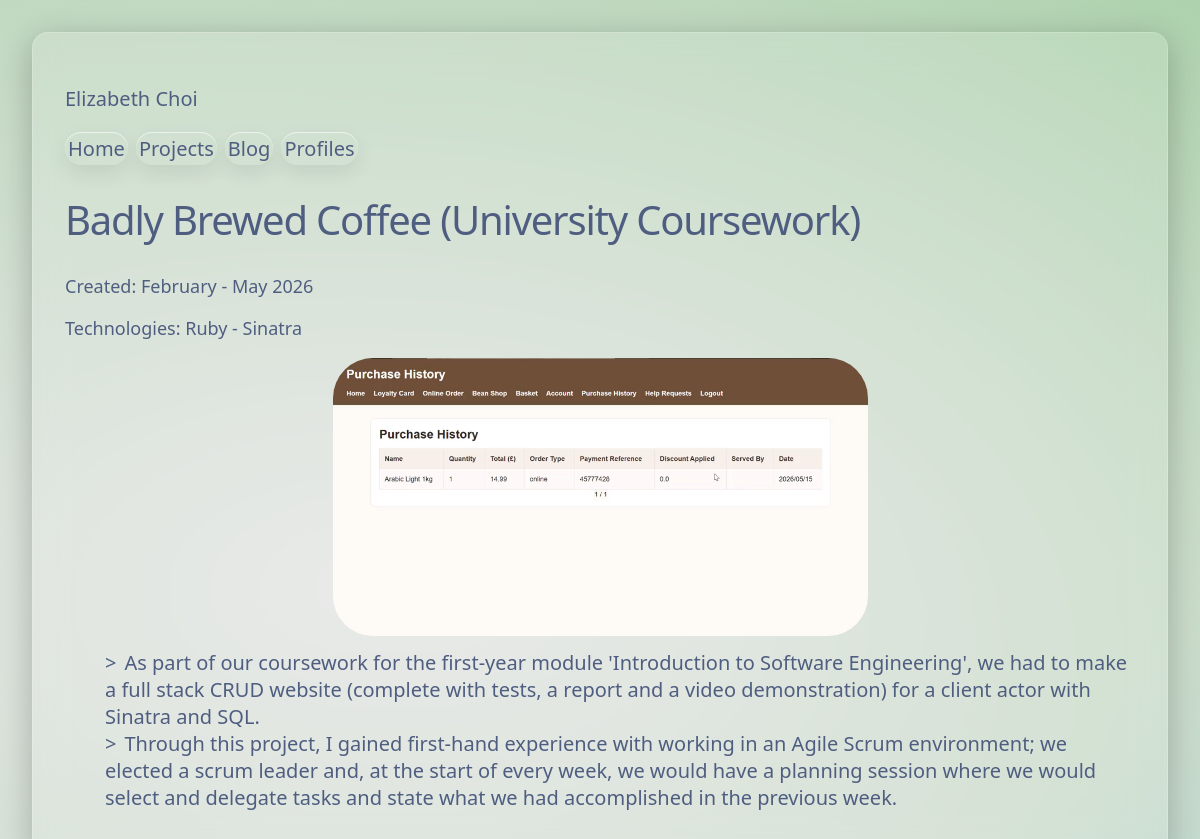
/projects/3, run on the app's committed database.
### tables this page shows
CREATE TABLE projects (
    id INTEGER PRIMARY KEY AUTOINCREMENT, 
    title TEXT NOT NULL,
    created TEXT,
    technologies TEXT,
    img_path TEXT, 
    github TEXT,
    award TEXT,
    content TEXT NOT NULL, 
    completed BOOLEAN NOT NULL,
    archived BOOLEAN NOT NULL 
);

### portfolio/projects.py (the view)
@bp.route('/<int:index>', methods=['GET'])
def project(index):
    entry = get_db().execute(
        'SELECT title, created, img_path, technologies, github, award, content FROM projects WHERE id = ?',
        (index,)
    ).fetchone()
    if entry is None:
        abort(404)
    contents = entry['content'].split(". ")
    return render_template('projects/project_page.html', entry=entry, contents=contents)

### portfolio/db.py (called while the page is built)
def get_db():
    if 'db' not in g:
        g.db = sqlite3.connect(
            current_app.config['DATABASE'],
            detect_types=sqlite3.PARSE_DECLTYPES
        )
        g.db.row_factory = sqlite3.Row
    return g.db

### portfolio/templates/projects/project_page.html (shortened to what this page needs)
<!doctype html>
<html>
{% extends 'base.html' %}
{% block header %}
    <h1>{{entry['title']}}</h1>
{% endblock %}
{% block content %}
    <div class="stats">
        {% if entry['created'] != None %}
            <p>Created: {{entry['created']}}</p>
            {% endif %}
            {% if entry['technologies'] != None %}
                <p>Technologies: {{entry['technologies']}}</p>
            {% endif %}
    </div>
    {% if entry['img_path'] != None %}
        <img src="{{ url_for('static', filename='images/' ~ entry['img_path'])}}">
    {% endif %}
    <ul>
        {% for x in contents %}
            <li>{{ x }}.</li>
        {% endfor %}
    </ul>
{% endblock %}

### portfolio/static/styles.css (style rules this page uses)
:root { --text-color: #4f5e80; }
html, body { min-height: auto; margin: 0; font-family: system-ui, -apple-system, sans-serif; color: var(--text-color); }
img { max-width:50%; height: auto; border-radius: 40px; display: block; margin-left: auto; margin-right: auto; }
p, li { font-weight: 100; font-size: 20px; text-decoration: none; color: var(--text-color); }
ul { list-style-type: none; }
ul li::before { content: ">"; margin-right: 8px; }
h1 { font-size: 40px; font-weight: 100; letter-spacing: -0.03em; text-decoration: none; color: var(--text-color); }
.stats p { font-size: 18px; }

### data on the page
projects: title "Badly Brewed Coffee (University Coursework)", created "February - May 2026", technologies "Ruby - Sinatra", img_path (picture)
